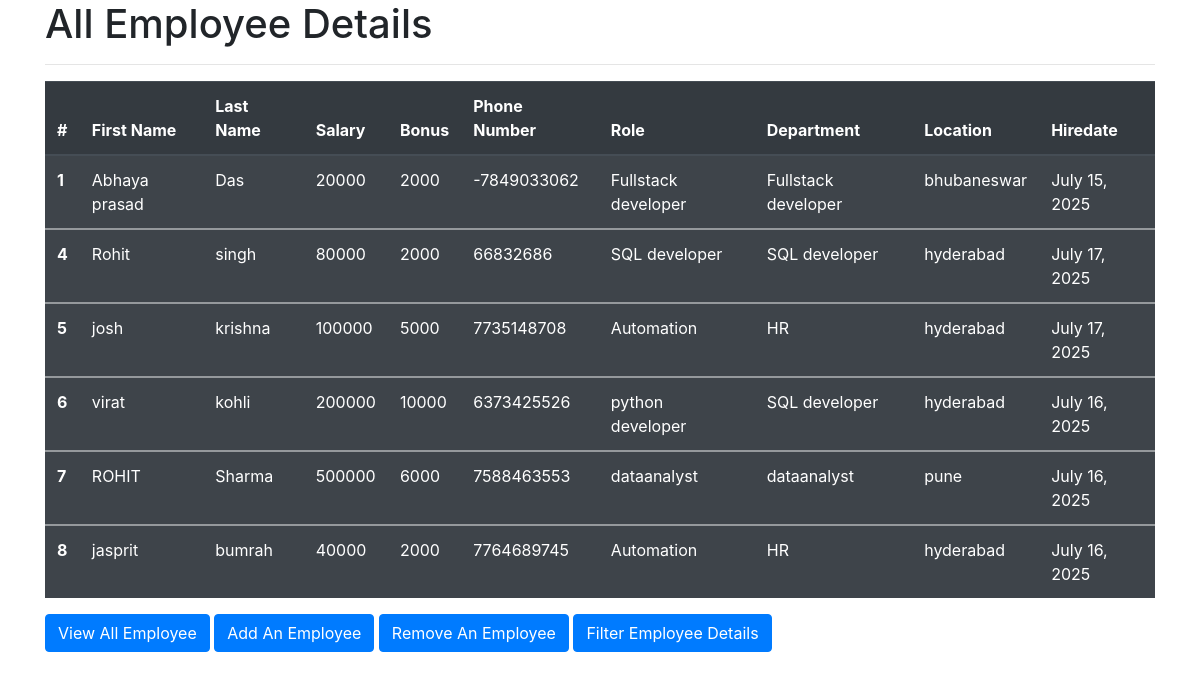
The app's page /all_emp with its own data.
### emp_app/models.py (models this page shows, shortened)
class Employee(models.Model):
    first_name = models.CharField(max_length=100, null=False)
    last_name = models.CharField(max_length=100)
    dept = models.ForeignKey(Department, on_delete=models.CASCADE)
    salary = models.IntegerField(default=0)
    bonus = models.IntegerField(default=0)
    role = models.ForeignKey(Role, on_delete=models.CASCADE)
    phone = models.IntegerField(default=0)
    hire_date = models.DateField()
    def __str__(self):
        return "%s %s %s" %(self.first_name,self.last_name,self.phone)

class Role(models.Model):
    name = models.CharField(max_length=100, null=False)

class Department(models.Model):
    name = models.CharField(max_length=100, null=False)
    location = models.CharField(max_length=100)

### emp_app/views.py (the view)
# urls.py: path('all_emp',views.all_emp,name='all_emp'),
def all_emp(request):
    emps=Employee.objects.all()
    context = {'emp': emps}
    print(context)
    return render(request,'view_all_emp.html', context )

### emp_app/templates/view_all_emp.html (shortened to what this page needs)
<!DOCTYPE HTML>
<html lang="en">
<head>
    <link rel="stylesheet" href="https://cdn.jsdelivr.net/npm/bootstrap@4.4.1/dist/css/bootstrap.min.css">
</head>
<body>
    <div class="container">
          <h1>All Employee Details</h1>
        <hr>
        <table class="table table-striped table-dark">
  <thead>
    <tr>
      <th scope="col">#</th>
      <th scope="col">First Name</th>
      <th scope="col">Last Name</th>
      <th scope="col">Salary</th>
      <th scope="col">Bonus</th>
      <th scope="col">Phone Number</th>
      <th scope="col">Role</th>
      <th scope="col">Department</th>
      <th scope="col">Location</th>
      <th scope="col">Hiredate</th>
    </tr>
  </thead>
        {% for emp in emp %}
  <tbody>
    <tr>
      <th scope="row">{{emp.id}}</th>
      <td>{{emp.first_name}}</td>
      <td>{{emp.last_name}}</td>
      <td>{{emp.salary}}</td>
      <td>{{emp.bonus}}</td>
      <td>{{emp.phone}}</td>
      <td>{{emp.role.name}}</td>
      <td>{{emp.dept.name}}</td>
      <td>{{emp.dept.location}}</td>
      <td>{{emp.hire_date}}</td>
    </tr>
  </tbody>
        {% endfor %}
</table>
          <a class="btn btn-primary" href="/all_emp" role="button">View All Employee</a>
          <a class="btn btn-primary" href="/add_emp" role="button">Add An Employee</a>
          <a class="btn btn-primary" href="/remove_emp" role="button">Remove An Employee</a>
          <a class="btn btn-primary" href="/filter_emp" role="button">Filter Employee Details</a>
    </div>
</body>
</html>

### records on screen
Employee: id "1", first_name "Abhaya prasad", last_name "Das", salary "20000", bonus "2000", phone "-7849033062", role.name "Fullstack developer", dept.name "Fullstack developer", dept.location "bhubaneswar", hire_date "July 15, 2025"
Employee: id "4", first_name "Rohit", last_name "singh", salary "80000", bonus "2000", phone "66832686", role.name "SQL developer", dept.name "SQL developer", dept.location "hyderabad", hire_date "July 17, 2025"
Employee: id "5", first_name "josh", last_name "krishna", salary "100000", bonus "5000", phone "7735148708", role.name "Automation", dept.name "HR", dept.location "hyderabad", hire_date "July 17, 2025"
Employee: id "6", first_name "virat", last_name "kohli", salary "200000", bonus "10000", phone "6373425526", role.name "python developer", dept.name "SQL developer", dept.location "hyderabad", hire_date "July 16, 2025"
Employee: id "7", first_name "ROHIT", last_name "Sharma", salary "500000", bonus "6000", phone "7588463553", role.name "dataanalyst", dept.name "dataanalyst", dept.location "pune", hire_date "July 16, 2025"
Employee: id "8", first_name "jasprit", last_name "bumrah", salary "40000", bonus "2000", phone "7764689745", role.name "Automation", dept.name "HR", dept.location "hyderabad", hire_date "July 16, 2025"
